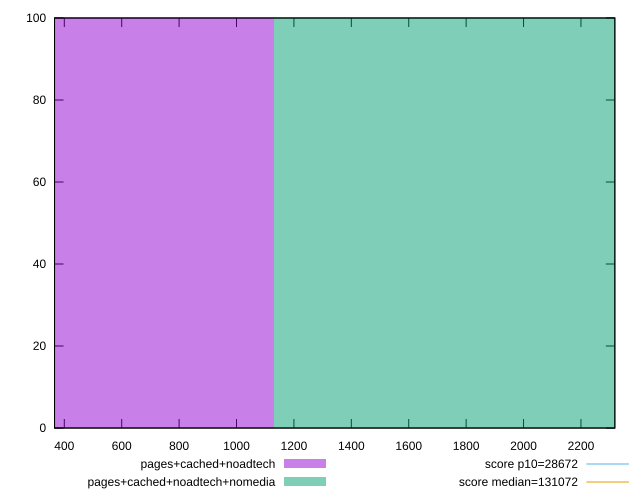

This chart was generated by the following gnuplot code:
reset

$pagesCachedNoadtech <<EOF
0 100
EOF

$pagesCachedNoadtechNomedia <<EOF
2264.287725666762 100
EOF

set key outside below
set boxwidth 2264.287725666762
set xrange [366:2318]
set yrange [0:100]
set trange [0:100]
set style fill transparent solid 0.5 noborder

set parametric
set terminal svg size 640, 500 enhanced background rgb 'white'
set output "report_00009_2021-02-08T22-37-41.559Z/uses-long-cache-ttl/comparison/histogram/2_vs_3.svg"

plot $pagesCachedNoadtech title "pages+cached+noadtech" with boxes, \
     $pagesCachedNoadtechNomedia title "pages+cached+noadtech+nomedia" with boxes, \
     28672,t title "score p10=28672", \
     131072,t title "score median=131072"

reset
